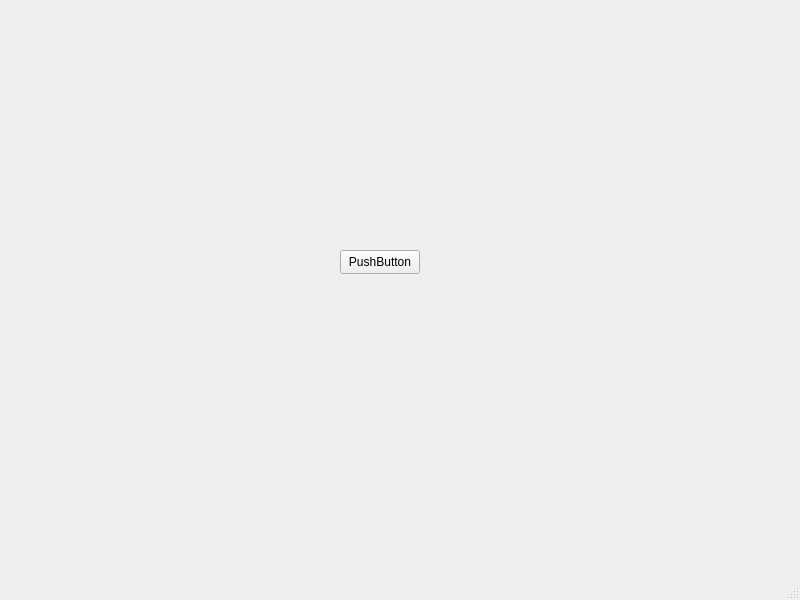
<?xml version="1.0" encoding="UTF-8"?>
<ui version="4.0">
 <class>MainWindow</class>
 <widget class="QMainWindow" name="MainWindow">
  <property name="geometry">
   <rect>
    <x>0</x>
    <y>0</y>
    <width>800</width>
    <height>600</height>
   </rect>
  </property>
  <property name="windowTitle">
   <string>MainWindow</string>
  </property>
  <widget class="QWidget" name="centralwidget">
   <widget class="QPushButton" name="pushButton">
    <property name="geometry">
     <rect>
      <x>340</x>
      <y>250</y>
      <width>80</width>
      <height>24</height>
     </rect>
    </property>
    <property name="text">
     <string>PushButton</string>
    </property>
   </widget>
  </widget>
  <widget class="QMenuBar" name="menubar">
   <property name="geometry">
    <rect>
     <x>0</x>
     <y>0</y>
     <width>800</width>
     <height>21</height>
    </rect>
   </property>
  </widget>
  <widget class="QStatusBar" name="statusbar"/>
 </widget>
 <resources/>
 <connections/>
</ui>
